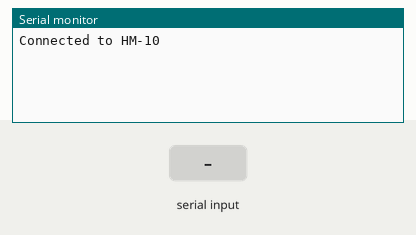
This sketch was run on a simulated Arduino Uno, built with avr-gcc and run on an emulated ATmega328P. Parts: the last lines printed to the serial monitor. The test bench sets the inputs (shaded band).

Above: at 1.2 s.
1.3 s: "90,45\n" received over the second serial link
At 2.3 s:
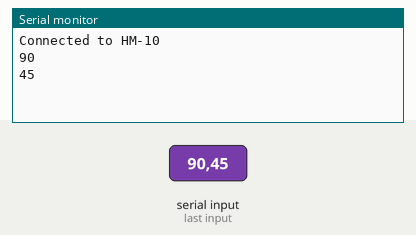
2.8 s: "30,150\n" received over the second serial link
At 3.4 s:
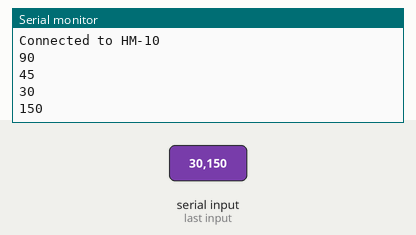
Timing chart, 0 to 5.8 s (numbered marks = the images above; inputs shaded):
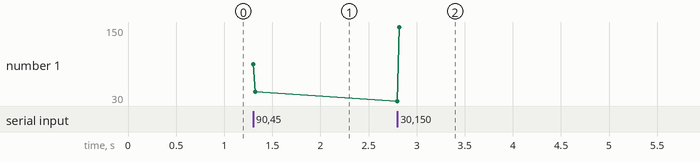

The sketch:

4-1_ReadWriteHM10.ino
```cpp
// (licence header left out)
#include <SoftwareSerial.h>

#define PIN_SOFT_TX 6       // Connect to HM-10's RX pin
#define PIN_SOFT_RX 7       // Connect to HM-10's TX pin

SoftwareSerial bleSerial(PIN_SOFT_RX, PIN_SOFT_TX);
String message = "";

void setup() {
  // Set up serial communication
  Serial.begin(9600);       // Serial monitor within Arduino IDE
  bleSerial.begin(9600);    // Serial connection to HM-10
  Serial.println("Connected to HM-10");
}

void loop() {
  // Check, if buffer overflow occurred
  if (bleSerial.overflow())
    Serial.println("HM-10: overflow");

  // Read and print data available over Bluetooth LE
  int bytesAvailable = bleSerial.available();

  while (bytesAvailable-- > 0) {
    char received = bleSerial.read();
    if (isDigit(received))              // Append digits to number string
      message += received;
    else if (message.length() > 0) {    // Non-digit => Number complete
      Serial.println(message.toInt());
      bleSerial.println("Value received: " + message);
      message = "";
    }
  }
}
```

Measured:
- after the input at 1.3 s, the serial monitor: prints a new line at once (image 1)
- after the input at 2.8 s, the serial monitor: prints a new line at once (image 2)
- plotted number 1: 45 → 150 after the input at 2.8 s
